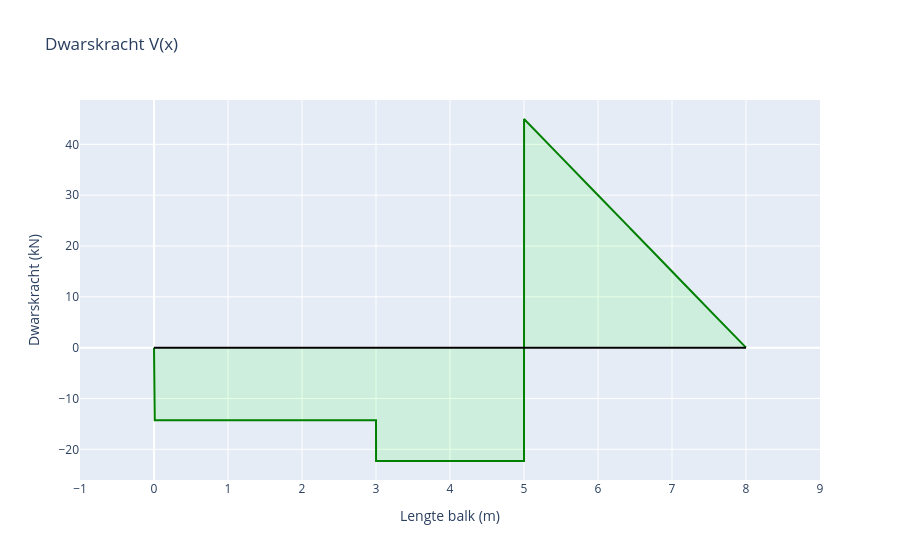

Write notebook code for a chart like this one.
### Markdown cell above
## Dwarskrachtgrafiek

### Code cell
layout = go.Layout(
    title="Dwarskracht V(x)",
    xaxis=dict(dtick=1, title="Lengte balk (m)", range=[-1, lengteBalk+1]),
    yaxis=dict(title="Dwarskracht (kN)"),
    showlegend=False
)

line = go.Scatter(
    x=X,
    y= sum(shearForce),
    mode='lines',
    name='Dwarskracht (kN)',
    fill = 'tonexty',
    line_color='green',
    fillcolor='rgba(0,255,0,0.1)'
)

axis = go.Scatter(
    x= [0,lengteBalk],
    y= [0,0],
    mode='lines',
    line_color='black'
)

fig= go.Figure(data=[line, axis], layout=layout)
fig.show()

### Figure 1 — Plotly figure (JSON) as saved in the notebook; plotly's stock layout.template omitted (floating-point values rounded to 4 significant figures; data arrays with more than 128 entries replaced by an {"elided": "..."} marker saying what was removed)
{"data": [{"fill": "tonexty", "fillcolor": "rgba(0,255,0,0.1)", "line": {"color": "green"}, "mode": "lines", "name": "Dwarskracht (kN)", "type": "scatter", "x": {"elided": "10002 float values"}, "y": {"elided": "10002 float values"}}, {"line": {"color": "black"}, "mode": "lines", "type": "scatter", "x": [0, 8], "y": [0, 0]}], "layout": {"autosize": true, "showlegend": false, "title": {"text": "Dwarskracht V(x)"}, "xaxis": {"dtick": 1, "range": [-1, 9], "title": {"text": "Lengte balk (m)"}, "type": "linear"}, "yaxis": {"autorange": true, "range": [-26.04, 48.73], "title": {"text": "Dwarskracht (kN)"}, "type": "linear"}}}
